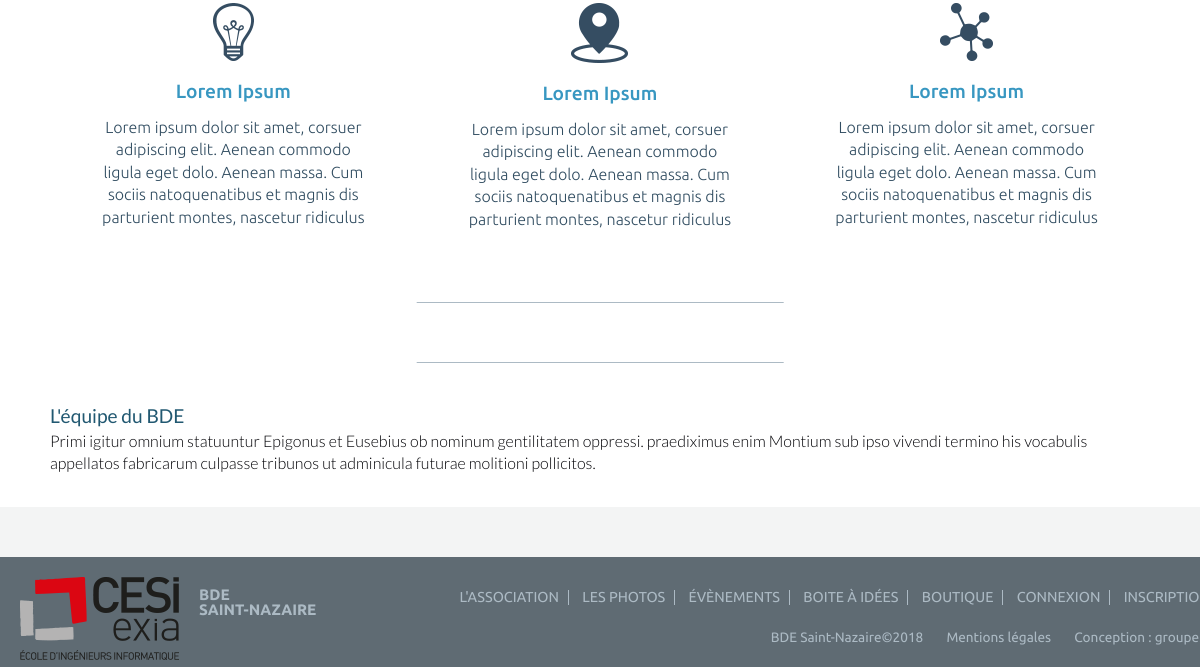
Page /bde (lower part) on the earlier database version.
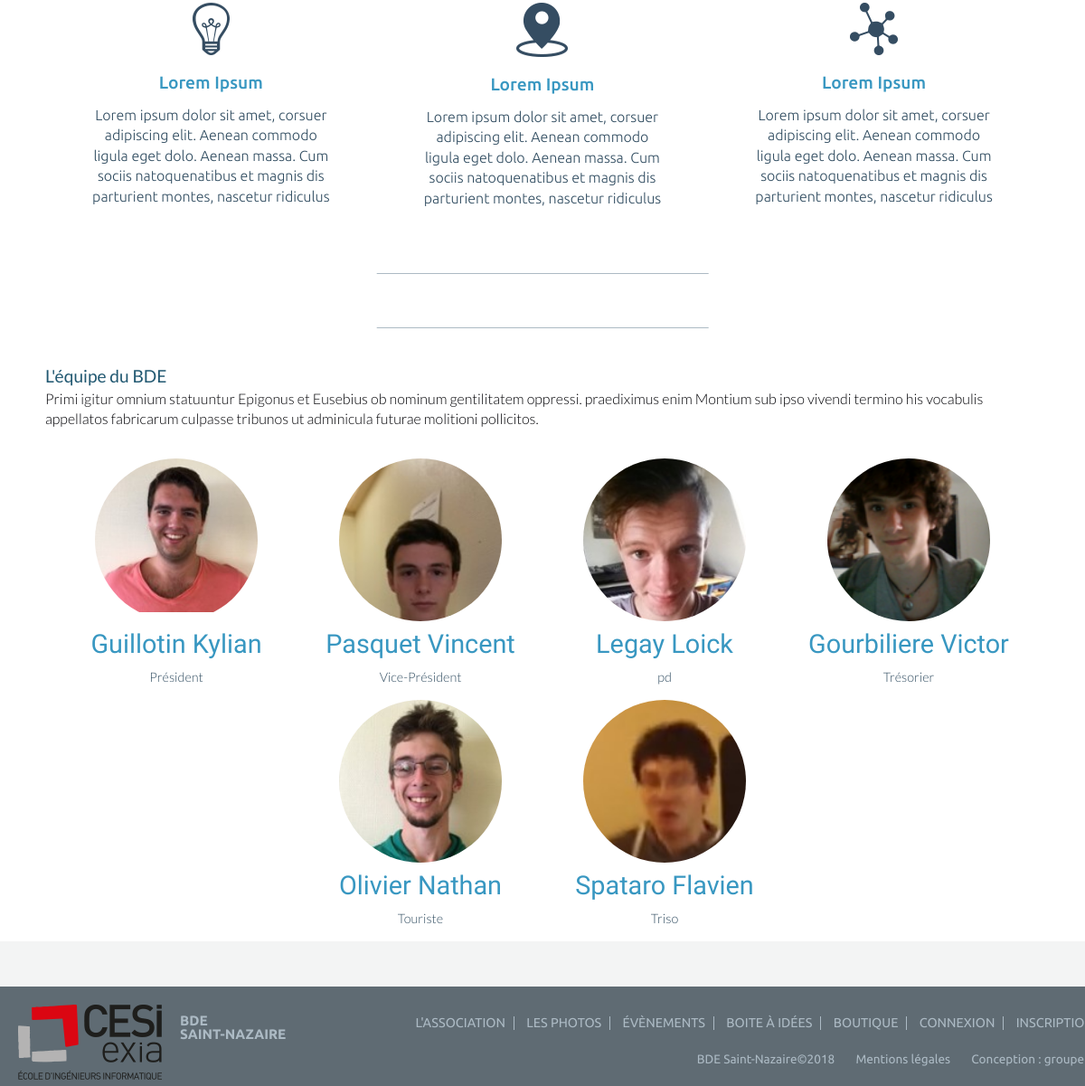
Same page on the later database version.
### tables this page shows
CREATE TABLE `membre_bde` (
  `ID_membre` int(50) NOT NULL,
  `Nom` varchar(35) NOT NULL,
  `Prenom` varchar(35) NOT NULL,
  `Role` varchar(50) NOT NULL,
  `Image` text NOT NULL
);

### include/common.php (called while the page is built, shortened)
<?php
$page = '';
function init() {
    load_content();
}
function get_base_path() {
    $base_path = str_replace('index.php', '', $_SERVER['PHP_SELF']);
    return $base_path;
}
function load_content() {
    global $page;
    $pages = array(
        'accueil' => array(
            'title' => "accueil",
            'file' => 'accueil.php',
        ),
        'bde' => array(
            'title' => "bde",
            'file' => 'bde.php',
        ),
        'box' => array(
            'title' => "box",
            'file' => 'box.php',
        ),
        'event-list' => array(
            'title' => "event-list",
            'file' => 'event-list.php',
        ),
        'event.php' => array(
            'title' => "event.php",
            'file' => 'event.php',
        ),
        'photos' => array(
            'title' => "photos",
            'file' => 'photos.php',
        ),
        'register' => array(
            'title' => "register",
            'file' => 'register.php',
        ),
        'notice' => array(
            'title' => "notice",
            'file' => 'notice.php',
        ),
        'terms' => array(
            'title' => "terms",
            'file' => 'terms.php',
        ),
        'boutique' => array(
            'title' => "boutique",
            'file' => 'boutique.php',
        ),
    );
    if (array_key_exists($page, $pages)) {
        include (TEMPLATE_PATH . $pages[$page]['file']);
    } else {
        header('Location:' . get_base_path() . 'accueil');
    }
}

### pages/bde.php (the view, shortened to what this page needs)
<?php
$bdd = new PDO('mysql:host=localhost;dbname=projetweb;charset=utf8', 'root', '');
?>
<section id="bde">
    <div class="inner">
        <div id="bde-content">
            <div class="highlight">
                <div class="highlight-bloc">
                    <div class="highlight-view">
                        <img src="img/icons/idee.png" alt=""/>
                    </div>
                    <h2>Lorem Ipsum</h2>
                    <p>
                        Lorem ipsum dolor sit amet, corsuer adipiscing elit. Aenean commodo ligula eget dolo. Aenean massa. Cum sociis natoquenatibus et magnis dis parturient montes, nascetur ridiculus
                    </p>
                </div>
                <div class="highlight-bloc">
                    <div class="highlight-view">
                        <img src="img/icons/geoloc.png" alt="" />
                    </div>
                    <h2>Lorem Ipsum</h2>
                    <p>Lorem ipsum dolor sit amet, corsuer adipiscing elit. Aenean commodo ligula eget dolo. Aenean massa. Cum sociis natoquenatibus et magnis dis parturient montes, nascetur ridiculus</p>
                </div>
                <div class="highlight-bloc">
                    <div class="highlight-view">
                        <img src="img/icons/networks.png" alt=""/>
                    </div>
                    <h2>Lorem Ipsum</h2>
                    <p>Lorem ipsum dolor sit amet, corsuer adipiscing elit. Aenean commodo ligula eget dolo. Aenean massa. Cum sociis natoquenatibus et magnis dis parturient montes, nascetur ridiculus</p>
                </div>
            </div>
            <section id="bde-team">
                <div class="inner">
                    <h2> L'équipe du BDE</h2>
                    <p> Primi igitur omnium statuuntur Epigonus et Eusebius ob nominum gentilitatem oppressi. praediximus enim Montium sub ipso vivendi termino his vocabulis appellatos fabricarum culpasse tribunos ut adminicula futurae molitioni pollicitos.
                    </p>
                    <div class="team-list-inner">
                        <?php
                        $reponse = $bdd->query('SELECT * FROM membre_bde ORDER BY ID_membre ASC');
                        while ($donnees = $reponse->fetch()) {
                            ?>
                            <div class="team-list-bloc">
                                <div class="team-list-view">
                                    <span><img src="img/local/bde/<?php echo $donnees['Image']; ?> " alt="" /></span>
                                </div>
                                <div class="team-list-desc">
                                    <h3><?php echo $donnees['Nom'] . "   " . $donnees['Prenom']; ?></h3>
                                    <div class="team-list-function"><?php echo $donnees['Role']; ?></div>
                                </div>
                            </div> <?php
                        }
                        ?>
                    </div>
                </div>
            </section>
    </div>
</section>

Differences in the rows shown:
added membre_bde: Image (picture), Nom "Guillotin", Prenom "Kylian", Role "Président"
added membre_bde: Image (picture), Nom "Pasquet", Prenom "Vincent", Role "Vice-Président"
added membre_bde: Image (picture), Nom "Legay", Prenom "Loick", Role "pd"
added membre_bde: Image (picture), Nom "Gourbiliere", Prenom "Victor", Role "Trésorier"
added membre_bde: Image (picture), Nom "Olivier", Prenom "Nathan", Role "Touriste"
added membre_bde: Image (picture), Nom "Spataro", Prenom "Flavien", Role "Triso"
